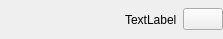
<?xml version="1.0" encoding="UTF-8"?>
<ui version="4.0">
 <class>FormFriendItemGraph</class>
 <widget class="QWidget" name="FormFriendItemGraph">
  <property name="geometry">
   <rect>
    <x>0</x>
    <y>0</y>
    <width>223</width>
    <height>39</height>
   </rect>
  </property>
  <property name="windowTitle">
   <string>Form</string>
  </property>
  <layout class="QHBoxLayout" name="horizontalLayout">
   <property name="leftMargin">
    <number>0</number>
   </property>
   <property name="topMargin">
    <number>0</number>
   </property>
   <property name="rightMargin">
    <number>0</number>
   </property>
   <property name="bottomMargin">
    <number>0</number>
   </property>
   <item>
    <widget class="QLabel" name="LabelName">
     <property name="text">
      <string/>
     </property>
    </widget>
   </item>
   <item>
    <spacer name="horizontalSpacer">
     <property name="orientation">
      <enum>Qt::Horizontal</enum>
     </property>
     <property name="sizeHint" stdset="0">
      <size>
       <width>40</width>
       <height>20</height>
      </size>
     </property>
    </spacer>
   </item>
   <item>
    <widget class="QLabel" name="LabelColor">
     <property name="text">
      <string>TextLabel</string>
     </property>
    </widget>
   </item>
   <item>
    <widget class="QPushButton" name="ButtonDelete">
     <property name="text">
      <string/>
     </property>
    </widget>
   </item>
  </layout>
 </widget>
 <resources/>
 <connections/>
</ui>
